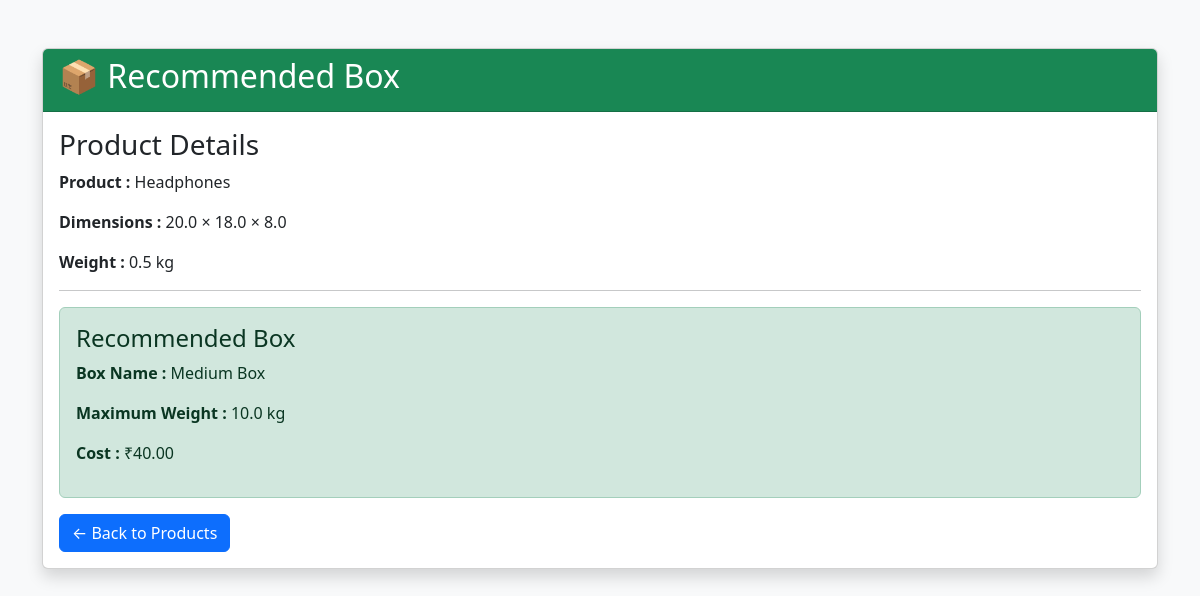
Page /recommend/4/ on the committed database.
### api/models.py (models this page shows, shortened)
class Product(models.Model):
    name = models.CharField(max_length=100)
    length = models.FloatField()
    width = models.FloatField()
    height = models.FloatField()
    weight = models.FloatField()

class Box(models.Model):
    name = models.CharField(max_length=100)
    internal_length = models.FloatField()
    internal_width = models.FloatField()
    internal_height = models.FloatField()
    max_weight = models.FloatField()
    cost = models.DecimalField(max_digits=8, decimal_places=2)

### api/views.py (the view)
# urls.py: path('recommend/<int:product_id>/', recommend_box, name='recommend_box'),
def recommend_box(request, product_id):
    product = Product.objects.get(id=product_id)
    suitable_boxes = []
    for box in Box.objects.all():
        if (
            box.internal_length >= product.length
            and box.internal_width >= product.width
            and box.internal_height >= product.height
            and box.max_weight >= product.weight
        ):
            suitable_boxes.append(box)
    if suitable_boxes:
        best_box = min(
            suitable_boxes,
            key=lambda x: x.cost
        )
        return render(request, "result.html", {
            "product": product,
            "box": best_box
        })
    return render(request, "result.html", {
        "product": product,
        "box": None
    })

### api/templates/result.html (shortened to what this page needs)
<!DOCTYPE html>
<html>
<head>
    <link href="https://cdn.jsdelivr.net/npm/bootstrap@5.3.3/dist/css/bootstrap.min.css" rel="stylesheet">
</head>
<body class="bg-light">
<div class="container mt-5">
<div class="card shadow">
<div class="card-header bg-success text-white">
<h2>📦 Recommended Box</h2>
</div>
<div class="card-body">
<h3>Product Details</h3>
<p><strong>Product :</strong> {{ product.name }}</p>
<p><strong>Dimensions :</strong>
{{ product.length }}
×
{{ product.width }}
×
{{ product.height }}
</p>
<p><strong>Weight :</strong>
{{ product.weight }} kg
</p>
<hr>
{% if box %}
<div class="alert alert-success">
<h4>Recommended Box</h4>
<p><strong>Box Name :</strong> {{ box.name }}</p>
<p><strong>Maximum Weight :</strong> {{ box.max_weight }} kg</p>
<p><strong>Cost :</strong> ₹{{ box.cost }}</p>
</div>
{% else %}
<div class="alert alert-danger">
No suitable box available.
</div>
{% endif %}
<a href="/" class="btn btn-primary">
← Back to Products
</a>
</div>
</div>
</div>
</body>
</html>

### rows in the picture
Product: name "Headphones", length "20.0", width "18.0", height "8.0", weight "0.5"
Box: name "Medium Box", max_weight "10.0", cost "40.00"
